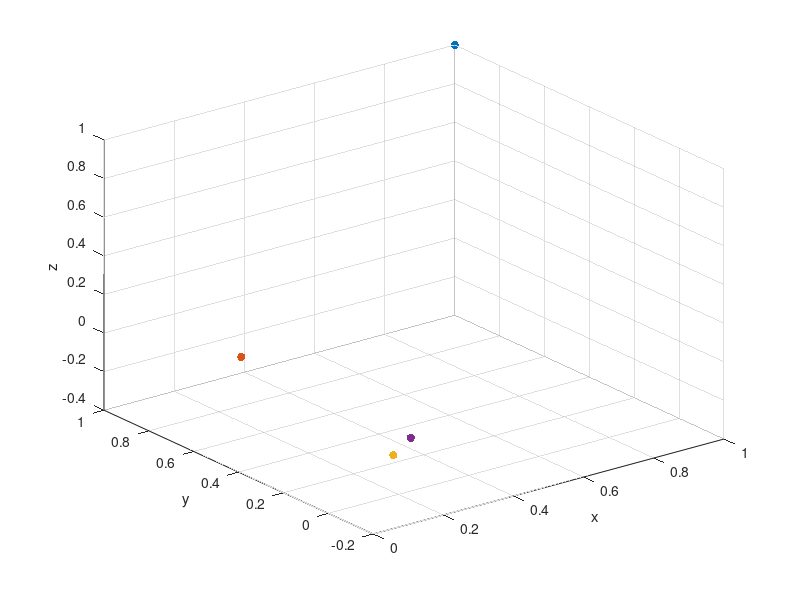

This figure's MATLAB source:
n=1;
x0=zeros(3,1);
g0=zeros(3,1);
s0=zeros(3,1);
H0=eye(3)
X1=zeros(3,1);
X2=zeros(3,1);
G1=zeros(3,1);
S1=zeros(3,1);
H1=zeros(3,3);
p1=zeros(3,1);
q1=zeros(3,1);
x0(1)=1;
x0(2)=1;
x0(3)=1;
x0
scatter3(x0(1),x0(2),x0(3),'filled')
hold on
fx=@(x,y,z)0.8*x+z;
fy=@(x,y,z)0.4*y;
fz=@(x,y,z)2*z+x;
g0(1)=fx(x0(1),x0(2),x0(3));
g0(2)=fy(x0(1),x0(2),x0(3));
g0(3)=fz(x0(1),x0(2),x0(3));
f=@(x,y,z)0.4*x^2+0.2*y^2+z^2+x*z;
F=f(x0(1),x0(2),x0(3))
s0=-H0*g0;

kstar=[0.3942 2.5522 4.2203]+0*10^-4*[1 1 1];
X1=x0+kstar(1)*s0
F=f(X1(1),X1(2),X1(3));
d=f(X1(1),X1(2),X1(3))-f(x0(1),x0(2),x0(3));
%scatter(X1,'b','filled')
scatter3(X1(1),X1(2),X1(3),'filled')

while n<3
       
G1(1)=fx(X1(1),X1(2),X1(3));
G1(2)=fy(X1(1),X1(2),X1(3));
p1=G1-g0;
q1=X1-x0;
H1=H0-(H0*p1*p1.'*H0)/(p1.'*H0*p1)+(q1*q1.')/(p1.'*q1)
S1=-H1*G1;
X2=X1+kstar(n+1).*S1
F=f(X2(1),X2(2),X2(3));
d=f(X2(1),X2(2),X2(3))-f(X1(1),X1(2),X1(3));
%scatter(n+1,d,'b','filled')
scatter3(X2(1),X2(2),X2(3),'filled')
x0=X1;
g0=G1;
X1=X2;
H0=H1;
n=n+1;

if norm(X1-x0)<10^-6
    n=12;
end
end
G1(1)=fx(X1(1),X1(2),X1(3));
G1(2)=fy(X1(1),X1(2),X1(3));
p1=G1-g0;
q1=X1-x0;
H1=H0-(H0*p1*p1.'*H0)/(p1.'*H0*p1)+(q1*q1.')/(p1.'*q1)

xlabel('x')
ylabel('y')
zlabel('z')
hold off
